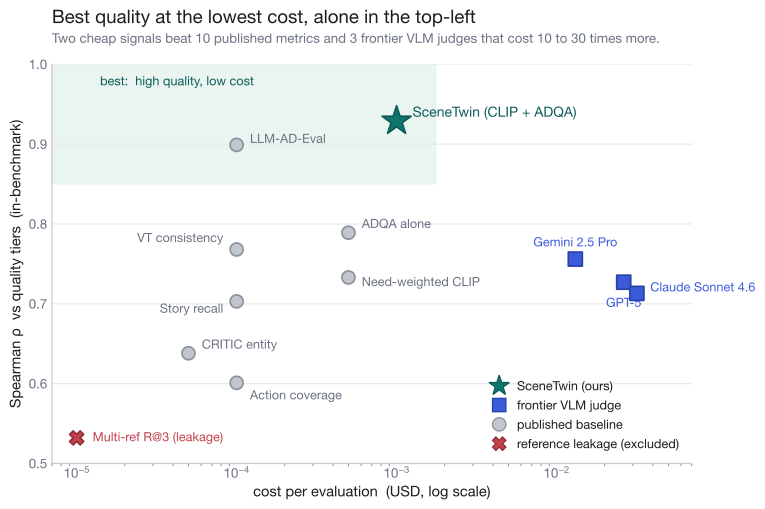

The script that saved this image:
"""Fig 1 - competitive map, restyled. Cost (log USD) vs quality (rho)."""
from __future__ import annotations

import matplotlib.pyplot as plt
import scenetwin_style as st

# (name, rho, cost_usd, kind, label_dx_pts, label_dy_pts, ha)
E = [
    ("SceneTwin (CLIP + ADQA)", 0.929, 0.001, "ours", 12, 6, "left"),
    ("LLM-AD-Eval",            0.899, 0.0001, "base", 10, 4, "left"),
    ("ADQA alone",             0.789, 0.0005, "base", 10, 6, "left"),
    ("VT consistency",         0.768, 0.0001, "base", -10, 8, "right"),
    ("Need-weighted CLIP",     0.733, 0.0005, "base", 10, -4, "left"),
    ("Story recall",           0.703, 0.0001, "base", -10, -6, "right"),
    ("CRITIC entity",          0.638, 0.00005, "base", 10, 6, "left"),
    ("Action coverage",        0.601, 0.0001, "base", 10, -10, "left"),
    ("Multi-ref R@3 (leakage)", 0.532, 0.00001, "leak", 12, 0, "left"),
    ("Gemini 2.5 Pro",         0.756, 0.0131, "vlm", 0, 12, "center"),
    ("GPT-5",                  0.727, 0.0263, "vlm", 0, -16, "center"),
    ("Claude Sonnet 4.6",      0.713, 0.0318, "vlm", 10, 4, "left"),
]
STYLE = {
    "ours": dict(c=st.OURS, m="*", s=520, ec=st.OURS_HI),
    "base": dict(c=st.NEUTRAL, m="o", s=95, ec=st.NEUTRAL_D),
    "vlm":  dict(c=st.VLM, m="s", s=110, ec="#2742A8"),
    "leak": dict(c=st.DANGER, m="X", s=110, ec="#8E2E36"),
}

fig, ax = st.figure(w=8.6, h=5.4)
st.style_axes(ax)
ax.set_xscale("log")

# desirable corner: high quality, low cost -> top-left. Shade it faintly (solid, very light).
ax.axhspan(0.85, 1.02, xmin=0, xmax=0.60, color="#EAF4F1", zorder=0)
ax.text(1.4e-5, 0.985, "best:  high quality, low cost", fontsize=9.5, color=st.OURS_HI,
        style="italic", va="top")

for name, rho, cost, kind, dx, dy, ha in E:
    s = STYLE[kind]
    ax.scatter(cost, rho, s=s["s"], marker=s["m"], color=s["c"], edgecolor=s["ec"],
               linewidth=1.3, zorder=5, clip_on=False)
    bold = kind == "ours"
    ax.annotate(name, (cost, rho), textcoords="offset points", xytext=(dx, dy),
                ha=ha, va="center", fontsize=10.5 if bold else 9.5,
                fontweight="bold" if bold else "normal",
                color=st.OURS_HI if bold else (st.VLM if kind == "vlm" else
                      (st.DANGER if kind == "leak" else st.MUTE)))

ax.set_xlim(7e-6, 7e-2)
ax.set_ylim(0.5, 1.0)
ax.set_xlabel("cost per evaluation  (USD, log scale)")
ax.set_ylabel("Spearman ρ  vs quality tiers  (in-benchmark)")
ax.set_yticks([0.5, 0.6, 0.7, 0.8, 0.9, 1.0])

# legend, top-right outside the cloud
import matplotlib.lines as mlines
handles = [
    mlines.Line2D([], [], marker="*", color="none", markerfacecolor=st.OURS,
                  markeredgecolor=st.OURS_HI, markersize=16, label="SceneTwin (ours)"),
    mlines.Line2D([], [], marker="s", color="none", markerfacecolor=st.VLM,
                  markeredgecolor="#2742A8", markersize=10, label="frontier VLM judge"),
    mlines.Line2D([], [], marker="o", color="none", markerfacecolor=st.NEUTRAL,
                  markeredgecolor=st.NEUTRAL_D, markersize=10, label="published baseline"),
    mlines.Line2D([], [], marker="X", color="none", markerfacecolor=st.DANGER,
                  markeredgecolor="#8E2E36", markersize=10, label="reference leakage (excluded)"),
]
ax.legend(handles=handles, loc="lower right", fontsize=9.5, handletextpad=0.4,
          borderaxespad=0.6, labelspacing=0.6)

st.titles(ax,
          "Best quality at the lowest cost, alone in the top-left",
          "Two cheap signals beat 10 published metrics and 3 frontier VLM judges that cost "
          "10 to 30 times more.")
st.save(fig, "scenetwin_competitive_v2")
